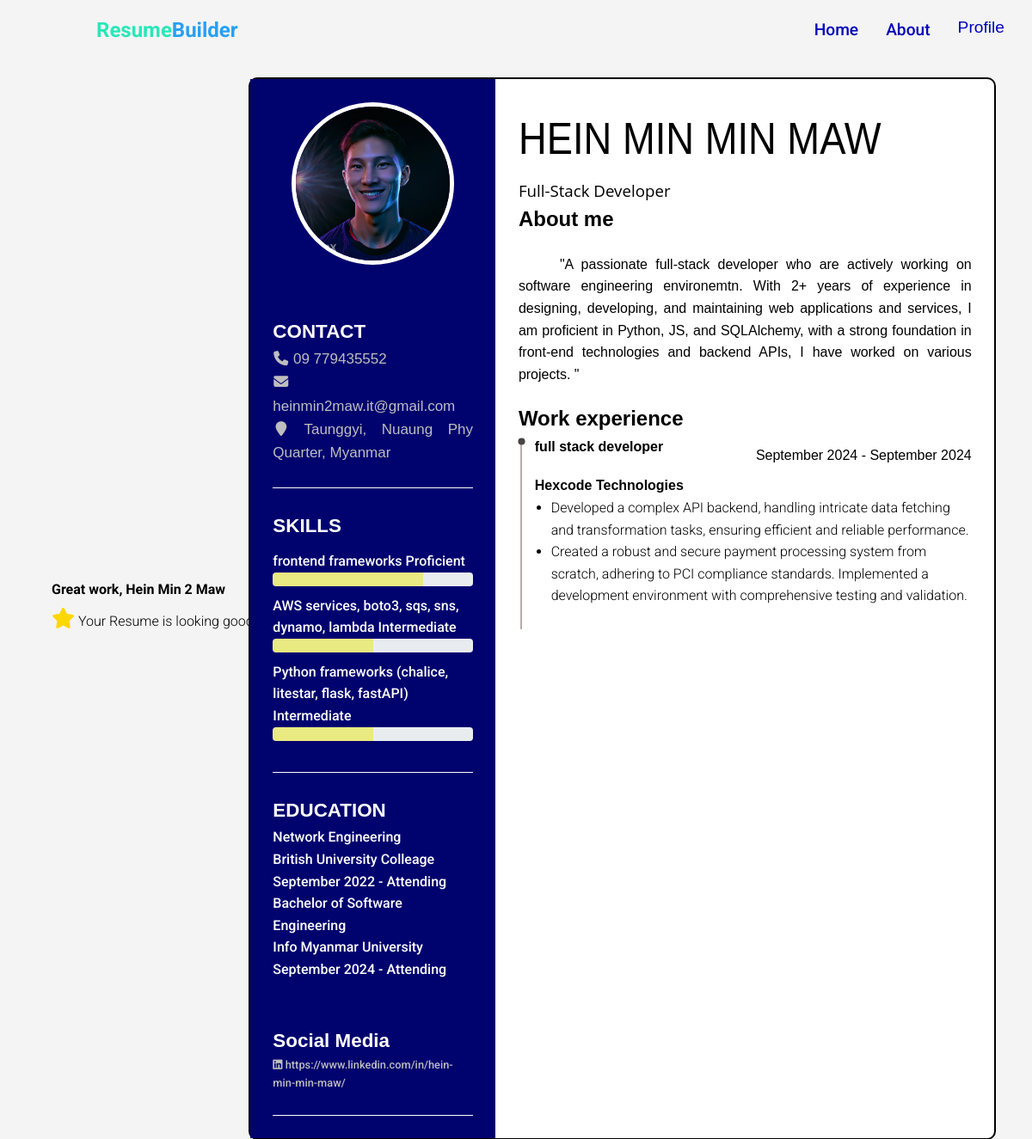
/resume/section/complete?resume_id=3f2159c4-3530-41a0-8198-ca68e3c18db3 (signed in), run on the app's committed database.
### tables.py (models this page shows, shortened)
class User(Base):
    __tablename__ = "users"
    id: Mapped[str] = mapped_column(primary_key=True, default=lambda: str(uuid.uuid4()))
    name: Mapped[str] = mapped_column(String(30), nullable=False)
    email: Mapped[str] = mapped_column(String(100), nullable=False)
    password: Mapped[str] = mapped_column(String(250), nullable=True)
    profile_path: Mapped[str] = mapped_column(String(100), nullable=True)
    is_active: Mapped[bool] = mapped_column(Boolean, default=True)
    is_anonymous: Mapped[bool] = mapped_column(Boolean, default=False)
    is_authenticated: Mapped[bool] = mapped_column(Boolean, default=True)
    resumes: Mapped[List["Resume"]] = relationship(
        back_populates="user", cascade="all, delete-orphan"
    )

class Resume(Base):
    __tablename__ = "resume"
    id: Mapped[str] = mapped_column(primary_key=True)
    template_id: Mapped[int] = mapped_column(ForeignKey("template.id"))
    address_id: Mapped[int] = mapped_column(ForeignKey("address.id"))
    is_headshot: Mapped[bool] = mapped_column(Boolean)
    user_id: Mapped[int] = mapped_column(ForeignKey("users.id"))
    username: Mapped[str] = mapped_column(String(40), nullable=False)
    profession: Mapped[str] = mapped_column(String(40), nullable=False)
    image_file_path: Mapped[str] = mapped_column(String(150), nullable=True)
    phone: Mapped[str] = mapped_column(String(40), nullable=False)
    email: Mapped[str] = mapped_column(String(40), nullable=False)
    summary: Mapped[str] = mapped_column(Text, nullable=False)
    template_theme: Mapped[str] = mapped_column(String(50), nullable=False)
    address: Mapped["Address"] = relationship(back_populates="resumes")
    created_at: Mapped[datetime] = mapped_column(DateTime, default=datetime.utcnow)
    social_media: Mapped[List[SocialMedia]] = relationship(
        back_populates="resume", cascade="all, delete-orphan"
    )
    languages: Mapped[List[Language]] = relationship(
        back_populates="resume", cascade="all, delete-orphan"
    )
    work_experiences: Mapped[List[WorkExperience]] = relationship(
        back_populates="resume", cascade="all, delete-orphan"
    )
    educations: Mapped[List[Education]] = relationship(
        back_populates="resume", cascade="all, delete-orphan"
    )
    skills: Mapped[List[Skill]] = relationship(
        back_populates="resume", cascade="all, delete-orphan"
    )
    template: Mapped["Template"] = relationship("Template", back_populates="resumes")
    user: Mapped["User"] = relationship(back_populates="resumes")

class Address(Base):
    __tablename__ = "address"
    id: Mapped[str] = mapped_column(primary_key=True, default=lambda: str(uuid.uuid4()))
    city: Mapped[str] = mapped_column(String(40), nullable=False)
    country: Mapped[str] = mapped_column(String(40), nullable=False)
    __table_args__ = (UniqueConstraint("city", "country", name="unique_city_country"),)
    resumes: Mapped[List["Resume"]] = relationship(back_populates="address")

class Skill(Base):
    __tablename__ = "skill"
    id: Mapped[str] = mapped_column(primary_key=True, default=lambda: str(uuid.uuid4()))
    resume_id: Mapped[int] = mapped_column(ForeignKey("resume.id"))
    name: Mapped[str] = mapped_column(String(30))
    proficiency: Mapped[Proficiency] = mapped_column(
        Enum(Proficiency, name="proficiency_enum")
    )
    resume: Mapped["Resume"] = relationship(back_populates="skills")

class Education(Base):
    __tablename__ = "education"
    id: Mapped[str] = mapped_column(primary_key=True, default=lambda: str(uuid.uuid4()))
    name: Mapped[str] = mapped_column(String(40), nullable=False)
    location: Mapped[str] = mapped_column(String(150))
    resume_id: Mapped[int] = mapped_column(ForeignKey("resume.id"))
    degree: Mapped[str] = mapped_column(String(40), nullable=False)
    start_date: Mapped[Date] = mapped_column(Date)
    end_date: Mapped[Date] = mapped_column(Date, nullable=True)
    is_studying: Mapped[bool] = mapped_column(Boolean)
    resume: Mapped["Resume"] = relationship(back_populates="educations")

class SocialMedia(Base):
    __tablename__ = "social_media"
    id: Mapped[str] = mapped_column(primary_key=True, default=lambda: str(uuid.uuid4()))
    resume_id: Mapped[int] = mapped_column(ForeignKey("resume.id"))
    name: Mapped[SocialMediaPlatform] = mapped_column(
        Enum(SocialMediaPlatform, name="social_media_enum")
    )
    link: Mapped[str] = mapped_column(String(100), nullable=False)
    resume: Mapped["Resume"] = relationship(back_populates="social_media")

class WorkExperience(Base):
    __tablename__ = "work_experience"
    id: Mapped[str] = mapped_column(primary_key=True, default=lambda: str(uuid.uuid4()))
    resume_id: Mapped[int] = mapped_column(ForeignKey("resume.id"))
    company_name: Mapped[str] = mapped_column(String(40), nullable=False)
    position: Mapped[str] = mapped_column(String(40), nullable=False)
    location: Mapped[str] = mapped_column(String(150))
    start_date: Mapped[Date] = mapped_column(Date)
    end_date: Mapped[Date] = mapped_column(Date, nullable=True)
    is_working: Mapped[bool] = mapped_column(Boolean)
    achievement: Mapped[str] = mapped_column(nullable=True)
    resume: Mapped["Resume"] = relationship(back_populates="work_experiences")

### app.py (the view)
@app.route("/resume/section/complete", methods=["GET"])
@login_required
def render_completed_resume():
    resume_id = request.args.get("resume_id")
    if resume_id is None:
        return jsonify({"message": "Resume id must be included"}), 403
    with get_session() as db_session:
        resume: Resume = (
            db_session.query(Resume)
            .filter_by(id=resume_id)
            .options(
                joinedload(Resume.work_experiences),
                joinedload(Resume.educations),
                joinedload(Resume.skills),
                joinedload(Resume.address),
                joinedload(Resume.template),
                joinedload(Resume.user),
            )
            .one()
        )
        selected_template_path = resume.template.template_file_path
        return render_template(
            "complete-resume.html",
            contents={"template_path": selected_template_path, "resume": resume},
        )

### templates/complete-resume.html (shortened to what this page needs)
{% extends 'base.html' %}
{% block title %}
<link rel="stylesheet" href="{{ url_for('static', filename='css/navbar.css')}}">
{% endblock %}
{% block body %}
{% include 'components/navbar.html' %}
<section id="resume-section" class="resume-section">
    <div id="resume-content">
        <div class="section-suggestion">
            <h4>Great work, {{user.name}}</h1>
                <i class="fas fa-star"></i>
                <span class="suggestion">Your Resume is looking good. We're just one step away from finalizing it!
                    .</span>
                <button id="resume-download-btn">
                    <span>Download</span>
                </button>
        </div>
    </div>
    {% if contents %}
    {% set template_path = contents.template_path %}
    {% set resume = contents.resume %}
    {% if template_path %}
    <div id="resume-preview">
        {% include template_path %}
    </div>
    {% endif %}
    {% endif %}
</section>
{% endblock %}

### templates/resume-templates/template3-b9ff0723-d77a-4acc-b9b6-0a1dffcba90b.html (shortened to what this page needs)
    <link rel="stylesheet" href="{{url_for('static',filename='css/template3.css')}}">
    <page id="template3" size="A4">
        <div class="container">
            <div class="leftPanel">
                {% if resume.image_file_path %}
                <div class="profile-div">
                    <img id="pv-profile-img" src="{{ url_for('static', filename=resume.image_file_path) }}" alt="image"
                        width="220" height="220">
                </div>
                {% endif %}
                <div class="details">
                    <div class="item bottomLineSeparator">
                        <h2>
                            CONTACT
                        </h2>
                        <div class="smallText">
                            <p>
                                <i class="fa fa-phone contactIcon" aria-hidden="true"></i>
                                <span id="pv-phone">{{
                                    resume.phone }}</span>
                            </p>
                            <p>
                                <i class="fa fa-envelope contactIcon" aria-hidden="true"></i>
                                <a href="mailto:{{resume.email }}">
                                    <span id="pv-email">{{resume.email }} </span>
                                </a>
                            </p>
                            <p id="pv-address">
                                <i  class="fa fa-map-marker contactIcon" aria-hidden="true"></i>
                                <span id="pv-city">{{ resume.address.city }}</span>, <span id="pv-country">{{
                                    resume.address.country }}</span></a>
                            </p>
                        </div>
                    </div>
                    <div class="item bottomLineSeparator">
                        <h2>
                            SKILLS
                        </h2>
                        <ul id="skill-list" class="list-unstyled mb-4">
                            {% set proficiency_levels = {
                            'BEGINNER': 25,
                            'INTERMEDIATE': 50,
                            'PROFICIENT': 75,
                            'EXPERT': 100
                            } %}
                            {% for skill in resume.skills %}
                            <li class="mb-2">
                                <div class="resume-skill-name">{{ skill.name }} <span
                                        class="resume-skill-proficiency">{{ skill.proficiency.name.title()
                                        }}</span>
                                </div>
                                <div class="progress resume-progress">
                                    <div class="progress-bar" class="progress-bar theme-progress-bar-dark"
                                        role="progressbar"
                                        aria-valuenow="{{ proficiency_levels[skill.proficiency.name] }}"
                                        aria-valuemin="0" aria-valuemax="100">
                                    </div>
                                </div>
                            </li>
                            {% endfor %}
                        </ul>
                    </div>
                    <div class="item">
                        <h2>
                            EDUCATION
                        </h2>
                        <ul id="education-list" class="list-unstyled">
                            {% for education in resume.educations %}
                            <li class="mb-2">
                                <div class="resume-degree font-weight-bold">{{ education.degree }}</div>
                                <div class="resume-degree-org">{{ education.name }}</div>
                                <div class="resume-degree-time">
                                    {% if education.start_date %}{{
                                    education.start_date.strftime('%B %Y') }}{% endif %}
                                    -
                                    {% if education.is_studying %}
                                    Attending
                                    {% else %}
                                    {% if education.end_date %}{{ education.end_date.strftime('%B %Y') }}{% else
                                    %}N/A{% endif %}
                                    {% endif %}
                                </div>
                            </li>
                            {% endfor %}
                        </ul>
                    </div>
                    <div class="item bottomLineSeparator">
                        <h2>
                            Social Media
                        </h2>
                        <ul id="social-media-list" class="resume-social list-unstyled">
                            {% if resume.social_media %}
                            {% for social_media in resume.social_media %}
                            {% set media_name = social_media['name'].value.lower() %}
                            <li id="{{media_name}}-item" class="mb-3">
                                <a href="{{ social_media['link'] }}">
                                    <span class="fa-container text-center mr-2">
                                        {% if media_name == 'portfolio' %}
                                        <i class="fas fa-globe"></i>
                                        {% else %}
                                        <i class="fab fa-{{ social_media['name'].value.lower() }}"></i>
                                        {% endif %}
                                    </span>
                                    {{ social_media["link"] }}
                                </a>
                            </li>
                            {% endfor %}
                            {% endif %}
                        </ul>
                    </div>
                </div>
            </div>
            <div class="rightPanel">
                <div>
                    <h1 id="pv-username">
                        {{resume.username }}
                    </h1>
                    <div class="smallText">
                        <h3 id="pv-profession">
                            {{ resume.profession.title() }}
                        </h3>
                    </div>
                    <div>
                        <h2>
                            About me
                        </h2>
                        <div class="smallText">
                            <p id="pv-summary">
                                {{resume.summary}}
                            </p>
                        </div>
                    </div>
                </div>
                <div class="workExperience">
                    <h2>
                        Work experience
                    </h2>
                    <ul id="work-experience-parent">
                        {% for experience in resume.work_experiences %}
                        <li>
                            <div class="jobPosition">
                                <span class="resume-position-title bolded">
                                    {{
                                    experience.position }}
                                </span>
                                <span class="resume-position-time">
                                    {% if experience.start_date %}{{ experience.start_date.strftime('%B %Y')
                                    }}{% endif %}
                                    -
                                    {% if experience.is_working %}
                                    Present
                                    {% else %}
                                    {% if experience.end_date %}{{ experience.end_date.strftime('%B %Y')
                                    }}{% else %}N/A{% endif %}
                                    {% endif %}
                                </span>
                            </div>
                            <div class="projectName bolded">
                                <span class="resume-company-name">
                                    {{ experience.company_name }}
                                </span>
                            </div>
                            <div class="resume-timeline-item-desc">
                                <ul id="work-achievements">
                                    {{ experience.achievement | replace_newlines | safe }}
                                </ul>
                            </div>
                        </li>
                        {% endfor %}
                    </ul>
                </div>
            </div>
        </div>
    </page>

### data on the page
User: name "Hein Min 2 Maw"
Resume: image_file_path (picture), phone "09 779435552", email "heinmin2maw.it@gmail.com", username "HEIN MIN MIN MAW", profession "Full-Stack Developer", summary "\"A passionate full-stack developer who are actively working on software engineering environemtn. With 2+ years of experience in designing, developing, and maintaining web applications and services, I am proficient in Python, JS, and SQLAlchemy, with a strong foundation in front-end technologies and backend APIs, I have worked on various projects. \""
Address: address.city "Taunggyi, Nuaung Phy Quarter", address.country "Myanmar"
Skill: name "frontend frameworks", proficiency.name "Proficient"
Skill: name "AWS services, boto3, sqs, sns, dynamo, lambda", proficiency.name "Intermediate"
Skill: name "Python frameworks (chalice, litestar, flask, fastAPI)", proficiency.name "Intermediate"
Education: degree "Network Engineering", name "British University Colleage", start_date "September 2022", is_studying "Attending"
Education: degree "Bachelor of Software Engineering", name "Info Myanmar University", start_date "September 2024", is_studying "Attending"
SocialMedia: link "https://www.linkedin.com/in/hein-min-min-maw/"
WorkExperience: position "full stack developer", start_date "September 2024", end_date "September 2024", company_name "Hexcode Technologies", achievement "Developed a complex API backend, handling intricate data fetching and transformation tasks, ensuring efficient and reliable performance. Created a robust and secure payment processing system from scratch, adhering to PCI compliance standards. Implemented a development environment with comprehensive testing and validation."
